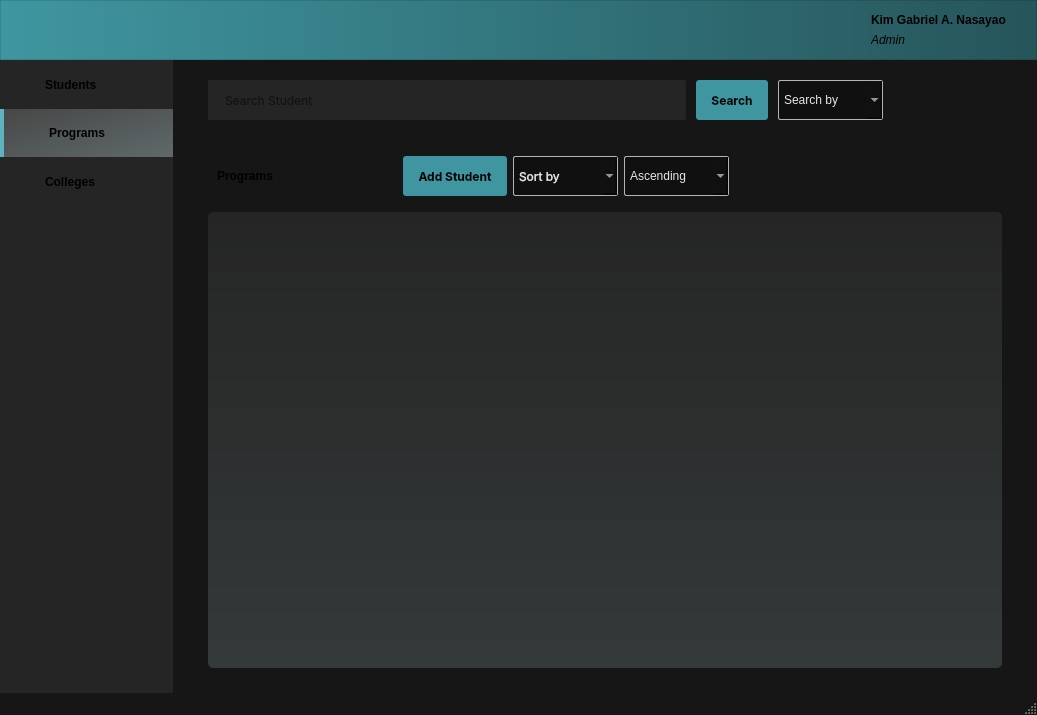
<?xml version="1.0" encoding="UTF-8"?>
<ui version="4.0">
 <class>mainWindow</class>
 <widget class="QMainWindow" name="mainWindow">
  <property name="geometry">
   <rect>
    <x>0</x>
    <y>0</y>
    <width>1037</width>
    <height>715</height>
   </rect>
  </property>
  <property name="font">
   <font>
    <family>Inter</family>
    <pointsize>9</pointsize>
    <italic>false</italic>
    <bold>false</bold>
   </font>
  </property>
  <property name="windowTitle">
   <string>MainWindow</string>
  </property>
  <property name="autoFillBackground">
   <bool>false</bool>
  </property>
  <property name="styleSheet">
   <string notr="true">QMainWindow {
	background-color: rgb(22, 22, 22);
	font: 9pt &quot;Inter&quot;;
}

/* DROP DOWNS */
QComboBox {
	border-radius: 2px;
	border: 1px solid rgb(180, 180, 180) !important;
	font: 9pt &quot;Inter&quot;;
	color: rgb(230, 230, 230);
	background-color: rgb(16, 16, 16);
	padding: 5px;
}

QComboBox::drop-down {
  subcontrol-origin: padding;
  subcontrol-position: top right;
  width: 15px;
}

QComboBox QAbstractItemView::item::hover {
	background-color: rgb(35, 35, 35);
}

QComboBox::hover {
	background-color: rgb(35, 35, 35);
}

/* BUTTONS */
QPushButton {
	font: 9pt &quot;Inter&quot;;
	font-weight: bold;
	padding: 0px, 15px;
	background-color: rgb(63, 150, 160);
	border-radius: 3px;
	padding: 0px 15px;
}

QPushButton::hover {
	background-color: rgb(83, 170, 180);
}

#sidebarFrame QPushButton {
	font: 12pt &quot;Inter&quot;;
	font-weight: 600;
	background-color: rgb(37, 37, 37);
	border-radius: 0px;
	text-align: left;
	padding-left: 45px
}

#sidebarFrame QPushButton::hover {
	background-color: rgb(47, 47, 47);
	border-radius: 0px;
}

#sidebarFrame #programsSidebarButton {
	background-color: qlineargradient(spread:pad, x1:0, y1:0, x2:1, y2:1, stop:0 rgba(71, 71, 71, 255), stop:1 rgba(95, 105, 106, 255));
	border-left: 4px solid rgb(93, 180, 190);
}

#headerFrame QPushButton {
	background: none;
}

#sortByLabel {
	color: rgb(100, 100, 100)
}

/* LINE EDIT */
#searchBarLineEdit {
	background-color: rgb(37, 37, 37);
	border-radius: 2px;
	padding: 0px 15px;
}

/* FRAMES */
QFrame {
  border: none;
}

#dataFrame {
	background-color: qlineargradient(spread:pad, x1:0, y1:0, x2:0, y2:1, stop:0 rgba(37, 37, 37, 255), stop:1 rgba(52, 57, 57, 255));
	border-radius: 5px;
}

#headerFrame {
	background-color: qlineargradient(spread:pad, x1:0, y1:0, x2:1, y2:0, stop:0 rgba(63, 150, 160, 255), stop:1 rgba(38, 85, 90, 255));
	border: 1px solid rgba(0, 0, 0, 30);
}

#sidebarFrame {
	background-color: rgb(37, 37, 37);
}

/* LABELS */
#studentLabel {
  font: 20pt &quot;Inter&quot;;
  font-weight: bold;
}

#tableHeaderFrame QLabel {
	font: 9pt &quot;Inter&quot;;
	font-weight: 500;
	color: rgb(120, 139, 140);
}

#dataFrame Line {
	background-color: rgb(120, 139, 140);
}

#userNameLabel {
	font: 9pt &quot;Inter&quot;;
	font-weight: 600;
}

#userRoleLabel {
	font: 9pt &quot;Inter&quot;;
	font-style: italic;
}

/* DATA TABLE */
#scrollArea QLabel {
	font: 9pt &quot;Inter&quot;;
	font-weight: 500;
}

#scrollArea Line {
	background-color: rgb(120, 139, 140);
}</string>
  </property>
  <property name="tabShape">
   <enum>QTabWidget::TabShape::Rounded</enum>
  </property>
  <widget class="QWidget" name="centralwidget">
   <property name="layoutDirection">
    <enum>Qt::LayoutDirection::LeftToRight</enum>
   </property>
   <property name="styleSheet">
    <string notr="true"/>
   </property>
   <layout class="QVBoxLayout" name="verticalLayout_2" stretch="1,10">
    <property name="spacing">
     <number>0</number>
    </property>
    <property name="leftMargin">
     <number>0</number>
    </property>
    <property name="topMargin">
     <number>0</number>
    </property>
    <property name="rightMargin">
     <number>0</number>
    </property>
    <property name="bottomMargin">
     <number>0</number>
    </property>
    <item>
     <widget class="QFrame" name="headerFrame">
      <property name="maximumSize">
       <size>
        <width>16777215</width>
        <height>60</height>
       </size>
      </property>
      <property name="acceptDrops">
       <bool>false</bool>
      </property>
      <property name="styleSheet">
       <string notr="true"/>
      </property>
      <property name="frameShape">
       <enum>QFrame::Shape::NoFrame</enum>
      </property>
      <property name="frameShadow">
       <enum>QFrame::Shadow::Plain</enum>
      </property>
      <property name="lineWidth">
       <number>0</number>
      </property>
      <layout class="QHBoxLayout" name="horizontalLayout_3" stretch="0,5,0,0">
       <property name="spacing">
        <number>0</number>
       </property>
       <property name="leftMargin">
        <number>30</number>
       </property>
       <property name="topMargin">
        <number>5</number>
       </property>
       <property name="rightMargin">
        <number>30</number>
       </property>
       <property name="bottomMargin">
        <number>5</number>
       </property>
       <item>
        <widget class="QPushButton" name="logoButton">
         <property name="sizePolicy">
          <sizepolicy hsizetype="Preferred" vsizetype="Fixed">
           <horstretch>0</horstretch>
           <verstretch>0</verstretch>
          </sizepolicy>
         </property>
         <property name="cursor">
          <cursorShape>PointingHandCursor</cursorShape>
         </property>
         <property name="text">
          <string/>
         </property>
         <property name="icon">
          <iconset>
           <normaloff>../../../assets/Logo.png</normaloff>../../../assets/Logo.png</iconset>
         </property>
         <property name="iconSize">
          <size>
           <width>200</width>
           <height>50</height>
          </size>
         </property>
        </widget>
       </item>
       <item>
        <spacer name="horizontalSpacer_3">
         <property name="orientation">
          <enum>Qt::Orientation::Horizontal</enum>
         </property>
         <property name="sizeHint" stdset="0">
          <size>
           <width>40</width>
           <height>20</height>
          </size>
         </property>
        </spacer>
       </item>
       <item>
        <widget class="QPushButton" name="accountButton">
         <property name="cursor">
          <cursorShape>PointingHandCursor</cursorShape>
         </property>
         <property name="text">
          <string/>
         </property>
         <property name="icon">
          <iconset>
           <normaloff>../../../assets/account.png</normaloff>../../../assets/account.png</iconset>
         </property>
         <property name="iconSize">
          <size>
           <width>40</width>
           <height>40</height>
          </size>
         </property>
        </widget>
       </item>
       <item>
        <widget class="QFrame" name="accountFrame">
         <property name="maximumSize">
          <size>
           <width>16777215</width>
           <height>40</height>
          </size>
         </property>
         <property name="frameShape">
          <enum>QFrame::Shape::StyledPanel</enum>
         </property>
         <property name="frameShadow">
          <enum>QFrame::Shadow::Raised</enum>
         </property>
         <layout class="QVBoxLayout" name="verticalLayout_6">
          <property name="spacing">
           <number>0</number>
          </property>
          <property name="leftMargin">
           <number>0</number>
          </property>
          <property name="topMargin">
           <number>0</number>
          </property>
          <property name="rightMargin">
           <number>0</number>
          </property>
          <property name="bottomMargin">
           <number>0</number>
          </property>
          <item>
           <widget class="QLabel" name="userNameLabel">
            <property name="text">
             <string>Kim Gabriel A. Nasayao</string>
            </property>
           </widget>
          </item>
          <item>
           <widget class="QLabel" name="userRoleLabel">
            <property name="text">
             <string>Admin</string>
            </property>
           </widget>
          </item>
         </layout>
        </widget>
       </item>
      </layout>
     </widget>
    </item>
    <item>
     <widget class="QFrame" name="bodyFrame">
      <property name="autoFillBackground">
       <bool>false</bool>
      </property>
      <property name="styleSheet">
       <string notr="true"/>
      </property>
      <property name="frameShape">
       <enum>QFrame::Shape::StyledPanel</enum>
      </property>
      <property name="frameShadow">
       <enum>QFrame::Shadow::Raised</enum>
      </property>
      <layout class="QHBoxLayout" name="horizontalLayout_7" stretch="1,5">
       <property name="spacing">
        <number>0</number>
       </property>
       <property name="leftMargin">
        <number>0</number>
       </property>
       <property name="topMargin">
        <number>0</number>
       </property>
       <property name="rightMargin">
        <number>0</number>
       </property>
       <property name="bottomMargin">
        <number>0</number>
       </property>
       <item>
        <widget class="QFrame" name="sidebarFrame">
         <property name="styleSheet">
          <string notr="true"/>
         </property>
         <property name="frameShape">
          <enum>QFrame::Shape::NoFrame</enum>
         </property>
         <property name="frameShadow">
          <enum>QFrame::Shadow::Raised</enum>
         </property>
         <property name="lineWidth">
          <number>0</number>
         </property>
         <layout class="QVBoxLayout" name="verticalLayout" stretch="1,1,1,10">
          <property name="spacing">
           <number>0</number>
          </property>
          <property name="leftMargin">
           <number>0</number>
          </property>
          <property name="topMargin">
           <number>0</number>
          </property>
          <property name="rightMargin">
           <number>0</number>
          </property>
          <property name="bottomMargin">
           <number>0</number>
          </property>
          <item>
           <widget class="QPushButton" name="studentsSidebarButton">
            <property name="sizePolicy">
             <sizepolicy hsizetype="Minimum" vsizetype="Preferred">
              <horstretch>0</horstretch>
              <verstretch>0</verstretch>
             </sizepolicy>
            </property>
            <property name="cursor">
             <cursorShape>PointingHandCursor</cursorShape>
            </property>
            <property name="text">
             <string>Students</string>
            </property>
            <property name="icon">
             <iconset>
              <normaloff>../../../assets/student.png</normaloff>../../../assets/student.png</iconset>
            </property>
            <property name="iconSize">
             <size>
              <width>30</width>
              <height>30</height>
             </size>
            </property>
           </widget>
          </item>
          <item>
           <widget class="QPushButton" name="programsSidebarButton">
            <property name="sizePolicy">
             <sizepolicy hsizetype="Preferred" vsizetype="Preferred">
              <horstretch>0</horstretch>
              <verstretch>0</verstretch>
             </sizepolicy>
            </property>
            <property name="cursor">
             <cursorShape>PointingHandCursor</cursorShape>
            </property>
            <property name="text">
             <string>Programs</string>
            </property>
            <property name="icon">
             <iconset>
              <normaloff>../../../assets/program.png</normaloff>../../../assets/program.png</iconset>
            </property>
            <property name="iconSize">
             <size>
              <width>30</width>
              <height>30</height>
             </size>
            </property>
           </widget>
          </item>
          <item>
           <widget class="QPushButton" name="collegesSidebarButton">
            <property name="sizePolicy">
             <sizepolicy hsizetype="Preferred" vsizetype="Preferred">
              <horstretch>0</horstretch>
              <verstretch>0</verstretch>
             </sizepolicy>
            </property>
            <property name="cursor">
             <cursorShape>PointingHandCursor</cursorShape>
            </property>
            <property name="text">
             <string>Colleges</string>
            </property>
            <property name="icon">
             <iconset>
              <normaloff>../../../assets/college.png</normaloff>../../../assets/college.png</iconset>
            </property>
            <property name="iconSize">
             <size>
              <width>30</width>
              <height>30</height>
             </size>
            </property>
            <property name="autoRepeat">
             <bool>false</bool>
            </property>
           </widget>
          </item>
          <item>
           <spacer name="verticalSpacer">
            <property name="orientation">
             <enum>Qt::Orientation::Vertical</enum>
            </property>
            <property name="sizeHint" stdset="0">
             <size>
              <width>20</width>
              <height>40</height>
             </size>
            </property>
           </spacer>
          </item>
         </layout>
        </widget>
       </item>
       <item>
        <widget class="QFrame" name="mainDisplayFrame">
         <property name="styleSheet">
          <string notr="true"/>
         </property>
         <property name="frameShape">
          <enum>QFrame::Shape::NoFrame</enum>
         </property>
         <property name="frameShadow">
          <enum>QFrame::Shadow::Raised</enum>
         </property>
         <property name="lineWidth">
          <number>0</number>
         </property>
         <layout class="QVBoxLayout" name="verticalLayout_3" stretch="1,1,8">
          <property name="spacing">
           <number>5</number>
          </property>
          <property name="leftMargin">
           <number>35</number>
          </property>
          <property name="topMargin">
           <number>5</number>
          </property>
          <property name="rightMargin">
           <number>35</number>
          </property>
          <property name="bottomMargin">
           <number>25</number>
          </property>
          <item>
           <widget class="QFrame" name="searchBarFrame">
            <property name="maximumSize">
             <size>
              <width>16777215</width>
              <height>90</height>
             </size>
            </property>
            <property name="font">
             <font>
              <family>Inter 18pt</family>
              <pointsize>9</pointsize>
              <italic>false</italic>
              <bold>false</bold>
             </font>
            </property>
            <property name="frameShape">
             <enum>QFrame::Shape::StyledPanel</enum>
            </property>
            <property name="frameShadow">
             <enum>QFrame::Shadow::Raised</enum>
            </property>
            <layout class="QHBoxLayout" name="horizontalLayout_8" stretch="8,1,1,2">
             <property name="spacing">
              <number>10</number>
             </property>
             <property name="leftMargin">
              <number>0</number>
             </property>
             <property name="topMargin">
              <number>15</number>
             </property>
             <property name="rightMargin">
              <number>0</number>
             </property>
             <property name="bottomMargin">
              <number>20</number>
             </property>
             <item>
              <widget class="QLineEdit" name="searchBarLineEdit">
               <property name="sizePolicy">
                <sizepolicy hsizetype="Expanding" vsizetype="Preferred">
                 <horstretch>0</horstretch>
                 <verstretch>0</verstretch>
                </sizepolicy>
               </property>
               <property name="minimumSize">
                <size>
                 <width>100</width>
                 <height>40</height>
                </size>
               </property>
               <property name="maximumSize">
                <size>
                 <width>16777215</width>
                 <height>60</height>
                </size>
               </property>
               <property name="font">
                <font>
                 <family>Inter</family>
                 <pointsize>9</pointsize>
                 <italic>false</italic>
                 <bold>false</bold>
                </font>
               </property>
               <property name="autoFillBackground">
                <bool>false</bool>
               </property>
               <property name="styleSheet">
                <string notr="true"/>
               </property>
               <property name="placeholderText">
                <string>Search Student</string>
               </property>
              </widget>
             </item>
             <item>
              <widget class="QPushButton" name="searchButton">
               <property name="sizePolicy">
                <sizepolicy hsizetype="Minimum" vsizetype="Preferred">
                 <horstretch>0</horstretch>
                 <verstretch>0</verstretch>
                </sizepolicy>
               </property>
               <property name="minimumSize">
                <size>
                 <width>0</width>
                 <height>40</height>
                </size>
               </property>
               <property name="maximumSize">
                <size>
                 <width>16777215</width>
                 <height>60</height>
                </size>
               </property>
               <property name="font">
                <font>
                 <family>Inter</family>
                 <pointsize>9</pointsize>
                 <italic>false</italic>
                 <bold>true</bold>
                </font>
               </property>
               <property name="cursor">
                <cursorShape>PointingHandCursor</cursorShape>
               </property>
               <property name="styleSheet">
                <string notr="true"/>
               </property>
               <property name="text">
                <string>Search</string>
               </property>
              </widget>
             </item>
             <item>
              <widget class="QComboBox" name="searchByComboBox">
               <property name="sizePolicy">
                <sizepolicy hsizetype="Maximum" vsizetype="Preferred">
                 <horstretch>0</horstretch>
                 <verstretch>0</verstretch>
                </sizepolicy>
               </property>
               <property name="minimumSize">
                <size>
                 <width>105</width>
                 <height>40</height>
                </size>
               </property>
               <property name="maximumSize">
                <size>
                 <width>16777215</width>
                 <height>60</height>
                </size>
               </property>
               <property name="cursor">
                <cursorShape>PointingHandCursor</cursorShape>
               </property>
               <property name="toolTip">
                <string>Search by</string>
               </property>
               <property name="toolTipDuration">
                <number>0</number>
               </property>
               <property name="currentText">
                <string/>
               </property>
               <property name="placeholderText">
                <string>Search by</string>
               </property>
               <item>
                <property name="text">
                 <string>ID Number</string>
                </property>
               </item>
               <item>
                <property name="text">
                 <string>First Name</string>
                </property>
               </item>
               <item>
                <property name="text">
                 <string>Last Name</string>
                </property>
               </item>
               <item>
                <property name="text">
                 <string>Program Code</string>
                </property>
               </item>
               <item>
                <property name="text">
                 <string>College Code</string>
                </property>
               </item>
              </widget>
             </item>
             <item>
              <spacer name="horizontalSpacer_2">
               <property name="orientation">
                <enum>Qt::Orientation::Horizontal</enum>
               </property>
               <property name="sizeHint" stdset="0">
                <size>
                 <width>40</width>
                 <height>20</height>
                </size>
               </property>
              </spacer>
             </item>
            </layout>
           </widget>
          </item>
          <item>
           <widget class="QFrame" name="controlsFrame">
            <property name="maximumSize">
             <size>
              <width>16777215</width>
              <height>70</height>
             </size>
            </property>
            <property name="frameShape">
             <enum>QFrame::Shape::StyledPanel</enum>
            </property>
            <property name="frameShadow">
             <enum>QFrame::Shadow::Raised</enum>
            </property>
            <layout class="QHBoxLayout" name="horizontalLayout" stretch="1,1,2,0,5">
             <property name="sizeConstraint">
              <enum>QLayout::SizeConstraint::SetMinimumSize</enum>
             </property>
             <property name="topMargin">
              <number>11</number>
             </property>
             <property name="rightMargin">
              <number>11</number>
             </property>
             <property name="bottomMargin">
              <number>11</number>
             </property>
             <item>
              <widget class="QLabel" name="studentLabel">
               <property name="minimumSize">
                <size>
                 <width>180</width>
                 <height>0</height>
                </size>
               </property>
               <property name="maximumSize">
                <size>
                 <width>200</width>
                 <height>16777215</height>
                </size>
               </property>
               <property name="text">
                <string>Programs</string>
               </property>
              </widget>
             </item>
             <item>
              <widget class="QPushButton" name="addStudentButton">
               <property name="sizePolicy">
                <sizepolicy hsizetype="Minimum" vsizetype="Preferred">
                 <horstretch>0</horstretch>
                 <verstretch>0</verstretch>
                </sizepolicy>
               </property>
               <property name="maximumSize">
                <size>
                 <width>150</width>
                 <height>16777215</height>
                </size>
               </property>
               <property name="font">
                <font>
                 <family>Inter</family>
                 <pointsize>9</pointsize>
                 <italic>false</italic>
                 <bold>true</bold>
                </font>
               </property>
               <property name="cursor">
                <cursorShape>PointingHandCursor</cursorShape>
               </property>
               <property name="styleSheet">
                <string notr="true"/>
               </property>
               <property name="text">
                <string>Add Student</string>
               </property>
              </widget>
             </item>
             <item>
              <widget class="QComboBox" name="sortByComboBox">
               <property name="enabled">
                <bool>true</bool>
               </property>
               <property name="sizePolicy">
                <sizepolicy hsizetype="Minimum" vsizetype="Preferred">
                 <horstretch>0</horstretch>
                 <verstretch>0</verstretch>
                </sizepolicy>
               </property>
               <property name="minimumSize">
                <size>
                 <width>85</width>
                 <height>40</height>
                </size>
               </property>
               <property name="maximumSize">
                <size>
                 <width>150</width>
                 <height>16777215</height>
                </size>
               </property>
               <property name="font">
                <font>
                 <family>Inter</family>
                 <pointsize>9</pointsize>
                 <italic>false</italic>
                 <bold>false</bold>
                </font>
               </property>
               <property name="cursor">
                <cursorShape>PointingHandCursor</cursorShape>
               </property>
               <property name="toolTip">
                <string>Sort by</string>
               </property>
               <property name="toolTipDuration">
                <number>0</number>
               </property>
               <property name="styleSheet">
                <string notr="true"/>
               </property>
               <property name="placeholderText">
                <string>Sort by</string>
               </property>
               <item>
                <property name="text">
                 <string>ID Number</string>
                </property>
               </item>
               <item>
                <property name="text">
                 <string>First Name</string>
                </property>
               </item>
               <item>
                <property name="text">
                 <string>Last Name</string>
                </property>
               </item>
               <item>
                <property name="text">
                 <string>Gender</string>
                </property>
               </item>
               <item>
                <property name="text">
                 <string>Year Level</string>
                </property>
               </item>
               <item>
                <property name="text">
                 <string>Program</string>
                </property>
               </item>
               <item>
                <property name="text">
                 <string>College</string>
                </property>
               </item>
              </widget>
             </item>
             <item>
              <widget class="QComboBox" name="sortingOrderComboBox">
               <property name="sizePolicy">
                <sizepolicy hsizetype="Minimum" vsizetype="Preferred">
                 <horstretch>0</horstretch>
                 <verstretch>0</verstretch>
                </sizepolicy>
               </property>
               <property name="minimumSize">
                <size>
                 <width>105</width>
                 <height>0</height>
                </size>
               </property>
               <property name="maximumSize">
                <size>
                 <width>150</width>
                 <height>16777215</height>
                </size>
               </property>
               <property name="cursor">
                <cursorShape>PointingHandCursor</cursorShape>
               </property>
               <property name="placeholderText">
                <string/>
               </property>
               <item>
                <property name="text">
                 <string>Ascending</string>
                </property>
               </item>
               <item>
                <property name="text">
                 <string>Descending</string>
                </property>
               </item>
              </widget>
             </item>
             <item>
              <spacer name="horizontalSpacer">
               <property name="orientation">
                <enum>Qt::Orientation::Horizontal</enum>
               </property>
               <property name="sizeHint" stdset="0">
                <size>
                 <width>40</width>
                 <height>20</height>
                </size>
               </property>
              </spacer>
             </item>
            </layout>
           </widget>
          </item>
          <item>
           <widget class="QFrame" name="dataFrame">
            <property name="sizePolicy">
             <sizepolicy hsizetype="Preferred" vsizetype="Preferred">
              <horstretch>0</horstretch>
              <verstretch>0</verstretch>
             </sizepolicy>
            </property>
            <property name="styleSheet">
             <string notr="true"/>
            </property>
            <property name="frameShape">
             <enum>QFrame::Shape::StyledPanel</enum>
            </property>
            <property name="frameShadow">
             <enum>QFrame::Shadow::Raised</enum>
            </property>
            <layout class="QVBoxLayout" name="verticalLayout_4" stretch="0,0">
             <property name="spacing">
              <number>0</number>
             </property>
             <property name="topMargin">
              <number>0</number>
             </property>
             <property name="bottomMargin">
              <number>0</number>
             </property>
             <item>
              <widget class="Line" name="line">
               <property name="minimumSize">
                <size>
                 <width>0</width>
                 <height>0</height>
                </size>
               </property>
               <property name="maximumSize">
                <size>
                 <width>16777215</width>
                 <height>1</height>
                </size>
               </property>
               <property name="styleSheet">
                <string notr="true"/>
               </property>
               <property name="orientation">
                <enum>Qt::Orientation::Horizontal</enum>
               </property>
              </widget>
             </item>
             <item>
              <widget class="QFrame" name="frame">
               <property name="frameShape">
                <enum>QFrame::Shape::StyledPanel</enum>
               </property>
               <property name="frameShadow">
                <enum>QFrame::Shadow::Raised</enum>
               </property>
              </widget>
             </item>
            </layout>
           </widget>
          </item>
         </layout>
        </widget>
       </item>
      </layout>
     </widget>
    </item>
   </layout>
  </widget>
  <widget class="QStatusBar" name="statusBar"/>
 </widget>
 <resources/>
 <connections/>
</ui>
